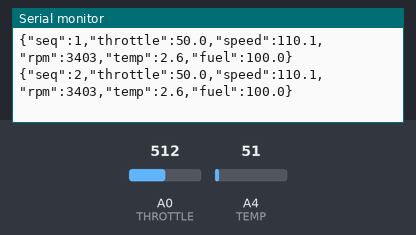
Recording of a sketch running on a simulated Arduino Uno, built with avr-gcc and run on an emulated ATmega328P. Parts: the last lines printed to the serial monitor. The inputs (shaded band) are chosen by the test bench; at power-on: A4 (TEMP) = 51, A0 (THROTTLE) = 512.

Above: at 1.2 s.
1.3 s: A4 (TEMP) set to 61
At 1.9 s:
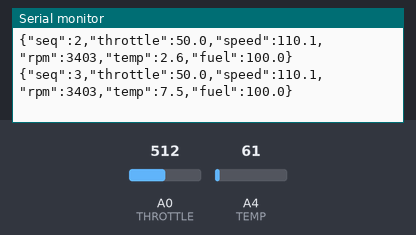
2.8 s: A0 (THROTTLE) set to 490
At 2.81 s:
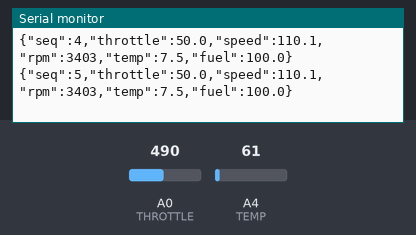
4.3 s: A4 (TEMP) set to 71
At 4.31 s:
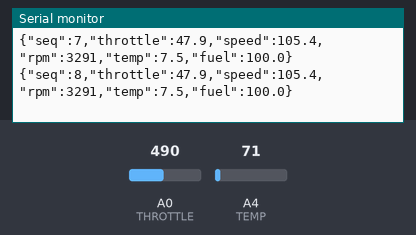
5.8 s: A0 (THROTTLE) set to 510
At 5.81 s:
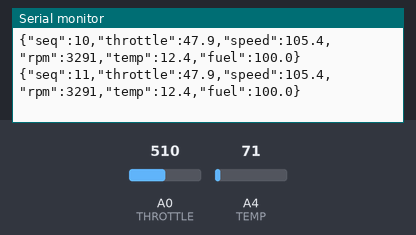
Timing chart, 0 to 8.3 s (numbered marks = the images above; inputs shaded):
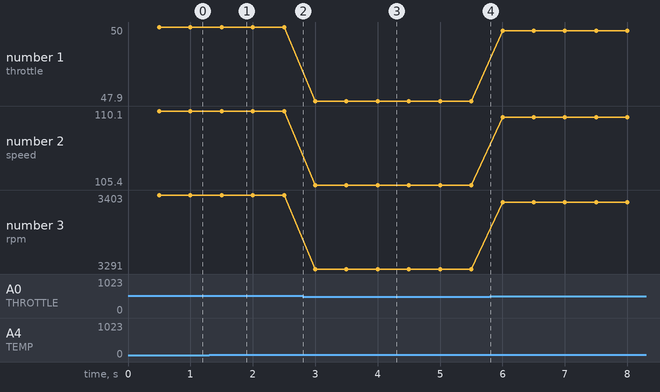

The sketch:

telemetry.ino
```cpp
 #define THROTTLE A0
#define TEMP A4
float tempOffset = 22.3;
unsigned long start = millis();
float speed = 0.0;
float fuel = 100;
unsigned long updateFuel = millis();
unsigned long sendData = millis();
unsigned long seq = 0;
float calculateThrottle() {
  int raw = analogRead(THROTTLE);
  float throttle = raw * (100.0/1023.0);
  return throttle;
}
float calculateSpeed(float throttle) {
  float v = throttle * 2.2;
  speed += (v - speed) * 0.08;
  if (speed < 0.1) speed = 0.0;
  if (speed > 220.0) speed = 220.0;
  return speed;
}
float calculateRPM(float Speed){
  float rpm = 800.0 + (Speed * (5200.0/220.0));
  if (rpm >= 6000.0) rpm = 6000.0;
  return rpm;
}
float calculateTemp() {
  float raw = analogRead(TEMP);
  float voltage = raw * (5.0/1023.0);
  float temp = voltage * 100.0;
  temp -= tempOffset;
  return temp;
}
float calculateFuel() {
  unsigned long fuelNow = millis();
  if((fuelNow - updateFuel) >= 10000){
    updateFuel = fuelNow;
    if(speed > 1.0){
      fuel -= 0.02;
      if(fuel < 0.0) fuel = 0.0;
    }
  }
  return fuel;
}
void setup() {
  pinMode(THROTTLE, INPUT);
  pinMode(TEMP, INPUT);
  Serial.begin(115200);
}
void loop() {
  float throttle = calculateThrottle();
  speed = calculateSpeed(throttle);
  float rpm = calculateRPM(speed);
  float temp = calculateTemp();
  fuel = calculateFuel();
  unsigned long now = millis();
  if ((now - sendData) >= 500) {
    sendData = now;
    seq++;
    Serial.print("{\"seq\":");
    Serial.print(seq);
    Serial.print(",\"throttle\":");
    Serial.print(throttle, 1);
    Serial.print(",\"speed\":");
    Serial.print(speed, 1);
    Serial.print(",\"rpm\":");
    Serial.print(rpm, 0);
    Serial.print(",\"temp\":");
    Serial.print(temp, 1);
    Serial.print(",\"fuel\":");
    Serial.print(fuel, 1);
    Serial.println("}");
  }
}
```

Measured:
- after the input at 1.3 s, the serial monitor: prints a new line after 0.20 s (image 1)
- plotted number 1: 50 → 47.9 after the input at 2.8 s, 47.9 → 49.9 after the input at 5.8 s
- plotted number 2: 110.1 → 105.4 after the input at 2.8 s, 105.4 → 109.7 after the input at 5.8 s
- plotted number 3: 3403 → 3291 after the input at 2.8 s, 3291 → 3392 after the input at 5.8 s
